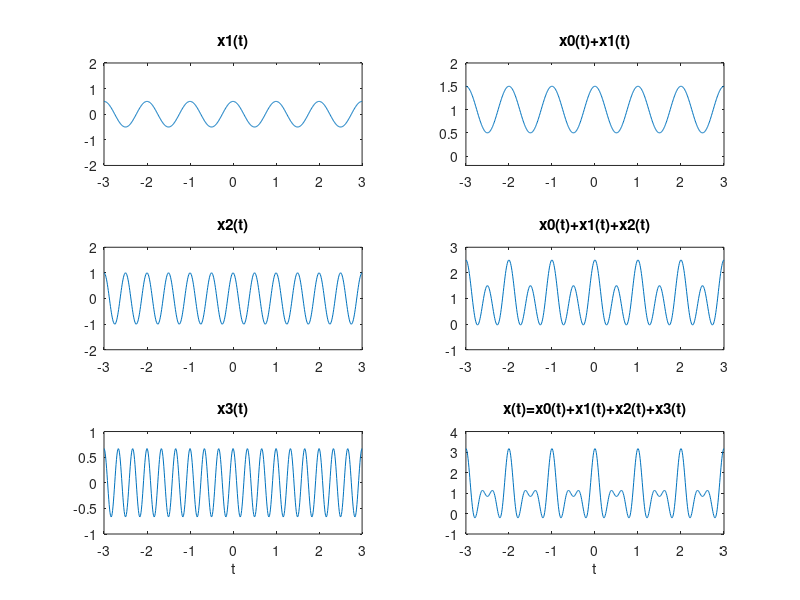

Write the MATLAB code that produced this figure.
clc 
clear all 
close all
t = -3:0.01:3; % duration of signal
% dc component for k=0 
x0 = 1; 
% first harmonic components for k=?1 and k=1 
x1 = (1/4)*exp(j*(-1)*2*pi*t)+(1/4)*exp(j*(1)*2*pi*t);

y1 = x0 + x1; % sum of dc component and first harmonic
% second harmonic components for k=?2 and k=2
x2 = (1/2)*exp(j*(-2)*2*pi*t)+(1/2)*exp(j*(2)*2*pi*t);
y2 = y1 + x2; % sum of all components until second harmonic
% third harmonic components for k=?3 and k=3
x3 = (1/3)*exp(j*(-3)*2*pi*t)+(1/3)*exp(j*(3)*2*pi*t);
x = x0 + x1 + x2 + x3; % sum of all components until third harmonic

figure;
subplot(3,2,1);
plot(t,x1); 
axis([-3 3 -2 2]); 
title('x1(t)');
subplot(3,2,2);
plot(t,y1); axis([-3 3 -0.2 2]); 
title('x0(t)+x1(t)');
subplot(3,2,3);
plot(t,x2); 
axis([-3 3 -2 2]); 
title('x2(t)');
subplot(3,2,4);
plot(t,y2); 
axis([-3 3 -1 3]);
title('x0(t)+x1(t)+x2(t)');
subplot(3,2,5);

plot(t,x3);
xlabel('t'); axis([-3 3 -1 1]); title('x3(t)');
subplot(3,2,6);
plot(t,x);
xlabel('t'); axis([-3 3 -1 4]);
title('x(t)=x0(t)+x1(t)+x2(t)+x3(t)')
